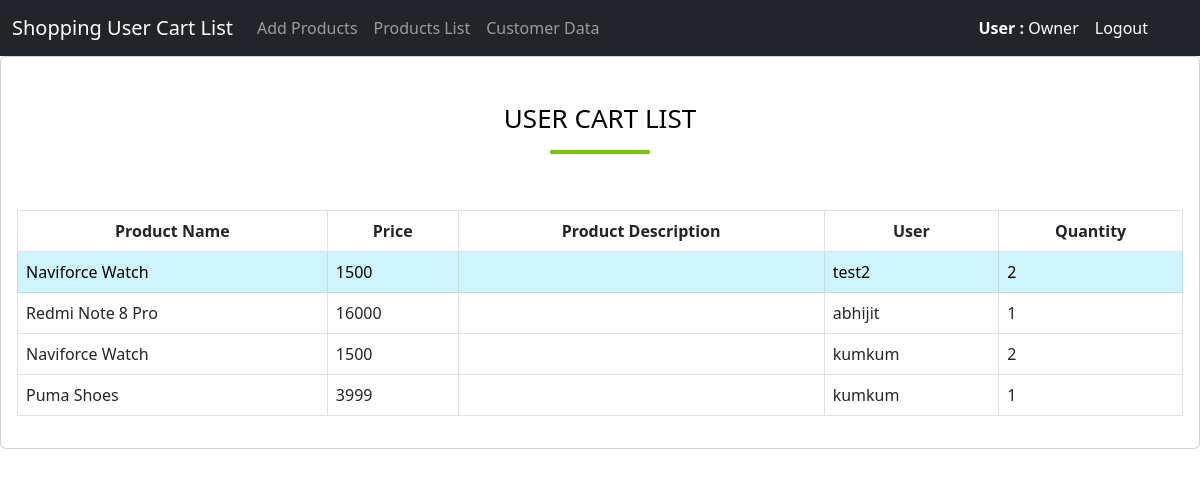
The app's page /usercartlist with its own data.
### shop/models.py (models this page shows, shortened)
class Cart(models.Model):
    product_name=models.CharField(max_length=50)
    product_price=models.IntegerField()
    usercart=models.ForeignKey(User,on_delete=models.DO_NOTHING)
    quantity=models.IntegerField()

### shop/views.py (the view)
# urls.py: path('usercartlist',views.usercartlist,name='usercartlist'),
def usercartlist(request):
    orders=Cart.objects.all()
    context={'orders':orders}
    return render(request,'shop/usercartlist.html',context)

### shop/templates/shop/usercartlist.html (shortened to what this page needs)
<!doctype html>
<html lang="en">
  <head>
    <link href="https://cdn.jsdelivr.net/npm/bootstrap@5.2.0-beta1/dist/css/bootstrap.min.css" rel="stylesheet">
  </head>
  <body>
    <nav class="navbar navbar-expand-lg navbar-dark bg-dark">
      <div class="container-fluid">
        <a class="navbar-brand" href="/ownerindex">Shopping User Cart List
        </a>
        <div class="collapse navbar-collapse" id="navbarSupportedContent">
          <ul class="navbar-nav me-auto mb-2 mb-lg-0">
            <li class="nav-item">
              <a class="nav-link" href="/add_products">Add Products</a>
            </li>
            <li class="nav-item">
                <a class="nav-link" href="/product_list">Products List</a>
              </li>
              <li class="nav-item">
                <a class="nav-link" href="/customer_data">Customer Data</a>
              </li>
          </ul>
          <ul class="navbar-nav me-right mb-3 mb-lg-0">
            <li class="nav-link active">
              <b> User :</b> Owner
             </li>
            <li>
              <a class="nav-link active" aria-current="page" href="/log__out">Logout</a>
            </li>
            <ul>
        </div>
      </div>
    </nav>
    <div class="col-lg-12 stretch-card">
      <div class="card">
        <div class="card-body">
          <b><h2>User Cart List</b></h2>
          <div class="table-responsive pt-3">
            <form>
            <table class="table table-bordered">
              <thead>
                <tr>
                  <th style="text-align:center">
                    Product Name
                  </th>
                  <th style="text-align:center">
                    Price
                  </th>
                  <th style="text-align:center">
                    Product Description
                  </th>
                  <th style="text-align:center">
                    User
                  </th>
                  <th style="text-align:center">
                    Quantity
                  </th>
                </tr>
              </thead>
              <tbody>
                <tr class="table-info">
                  {% for orders in orders %}
                  <td>{{orders.product_name}}</td>
                  <td>{{orders.product_price}}</td>
                  <td>{{orders.product_description}}</td>
                  <td>{{orders.usercart}}</td>
                  <td>{{orders.quantity}}</td>
                </tr>
                {% endfor %}
              </tbody>
            </table>
          </div>
        </div>
      </div>
    </div>
  </body>
</html>

### shop/templates/shop/usercartlist.html (style rules this page uses)
h2 { color: #000; font-size: 26px; font-weight: 300; text-align: center; text-transform: uppercase; position: relative; margin: 30px 0 60px; }
h2::after { content: ""; width: 100px; position: absolute; margin: 0 auto; height: 4px; border-radius: 1px; background: #7ac400; left: 0; right: 0; bottom: -20px; }

### records on screen
Cart: product_name "Naviforce Watch", product_price "1500", usercart "test2", quantity "2"
Cart: product_name "Redmi Note 8 Pro", product_price "16000", usercart "abhijit", quantity "1"
Cart: product_name "Naviforce Watch", product_price "1500", usercart "kumkum", quantity "2"
Cart: product_name "Puma Shoes", product_price "3999", usercart "kumkum", quantity "1"
